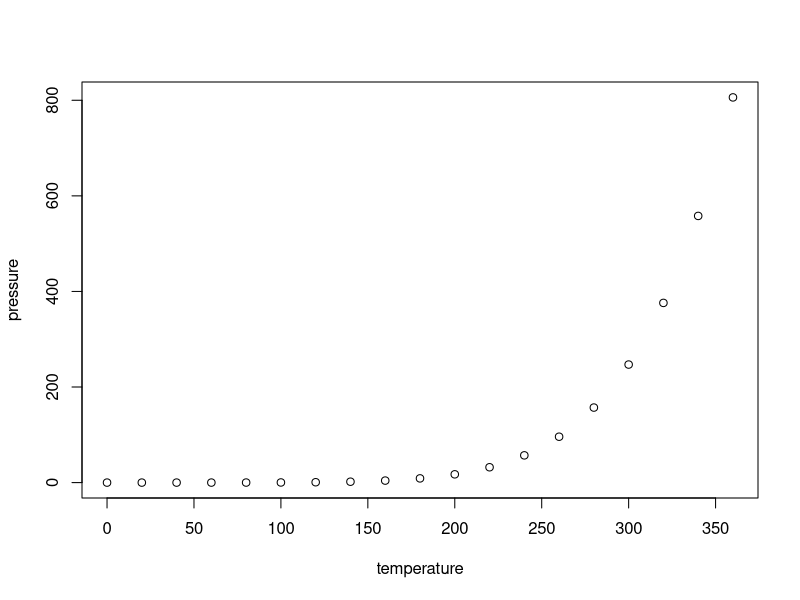
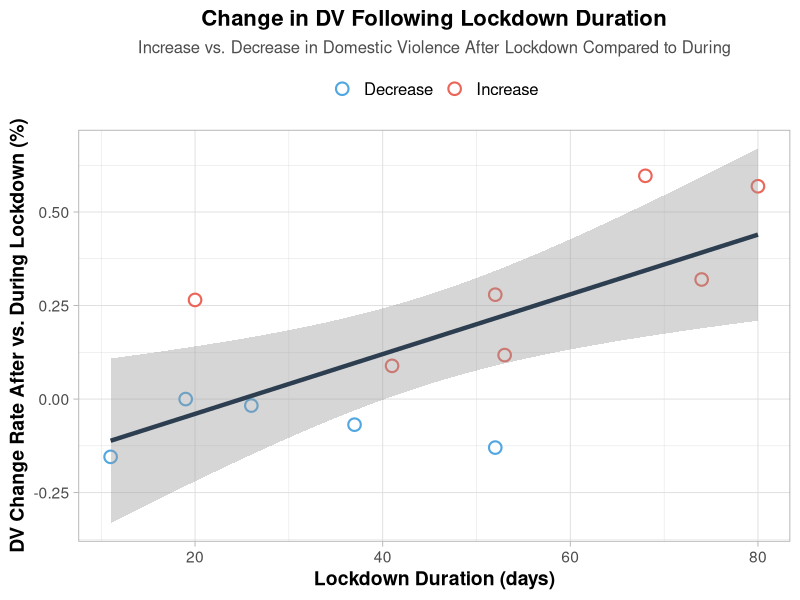
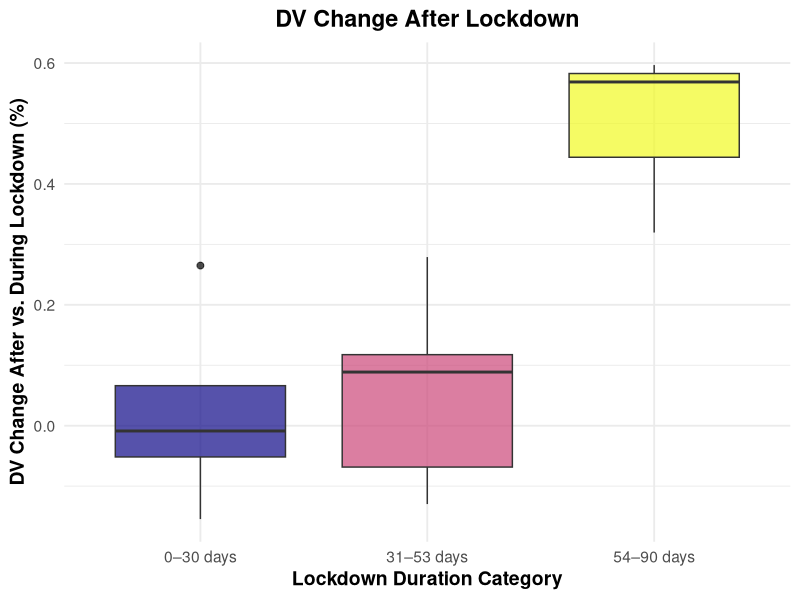

Write the R code that produced these figures, in order.
## ---- chunk 1
knitr::opts_chunk$set(echo = TRUE)
## ---- chunk 2
summary(cars)
## ---- chunk 3
plot(pressure)
## ---- chunk 4
library(ggplot2)
library(dplyr)

df <- read.csv("../Final working datasets/yuval_after_engineering_try/lockdown_summary_aftereffects.csv")

df_clean <- df %>%
  filter(!is.na(dv_pct_change_post_vs_during),
         !is.na(max_long_lockdown),
         max_long_lockdown <= 100) %>%
  mutate(trend = ifelse(dv_pct_change_post_vs_during > 0, "Increase", "Decrease"))

ggplot(df_clean, aes(x = max_long_lockdown,
                     y = dv_pct_change_post_vs_during,
                     color = trend)) +
  geom_point(size = 3.5, alpha = 0.85, shape = 21, stroke = 1.1, fill = "white") +
  scale_color_manual(values = c("Increase" = "#E74C3C", "Decrease" = "#3498DB")) +
  geom_smooth(method = "lm", se = TRUE, color = "#2C3E50", linetype = "solid", size = 1.5) +
  labs(
    title = "Change in DV Following Lockdown Duration",
    subtitle = "Increase vs. Decrease in Domestic Violence After Lockdown Compared to During",
    x = "Lockdown Duration (days)",
    y = "DV Change Rate After vs. During Lockdown (%)",
    color = NULL
  ) +
  theme_light(base_size = 14) +
  theme(
    plot.title = element_text(face = "bold", size = 16, hjust = 0.5),
    plot.subtitle = element_text(size = 12, hjust = 0.5, color = "gray30"),
    axis.title = element_text(face = "bold"),
    legend.position = "top",
    legend.text = element_text(size = 12)
  )


## ---- chunk 5
library(ggplot2)
library(dplyr)
library(viridis)

df <- read.csv("../Final working datasets/yuval_after_engineering_try/lockdown_summary_aftereffects.csv")

df_box <- df %>%
  filter(!is.na(dv_pct_change_post_vs_during),
         !is.na(max_long_lockdown),
         max_long_lockdown <= 90) %>%   
  mutate(lockdown_group = cut(
    max_long_lockdown,
    breaks = c(0, 30, 53, 90),
    labels = c("0–30 days", "31–53 days", "54–90 days"),
    include.lowest = TRUE
  ))

ggplot(df_box, aes(x = lockdown_group, y = dv_pct_change_post_vs_during, fill = lockdown_group)) +
  geom_boxplot(alpha = 0.7, outlier.color = "black", outlier.size = 2) +
  scale_fill_viridis_d(option = "C") +
  labs(
    title = "DV Change After Lockdown",
    x = "Lockdown Duration Category",
    y = "DV Change After vs. During Lockdown (%)",
    fill = "Lockdown Group"
  ) +
  theme_minimal(base_size = 14) +
  theme(
    plot.title = element_text(face = "bold", hjust = 0.5),
    axis.title = element_text(face = "bold"),
    legend.position = "none"
  )


